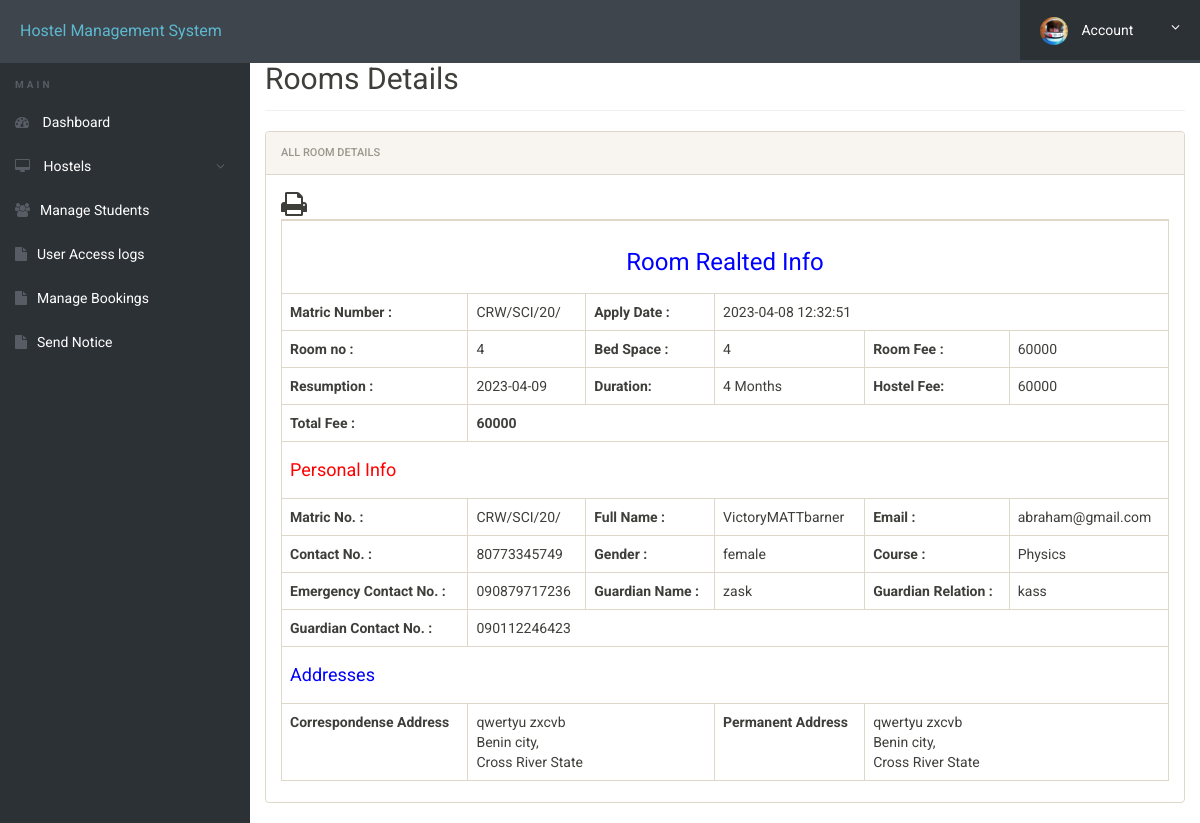
/hostel/admin/student-details.php (signed in), run on the app's committed database.
### tables this page shows
CREATE TABLE `registration` (
  `id` int(11) NOT NULL,
  `firstName` varchar(100) NOT NULL,
  `lastName` varchar(100) NOT NULL,
  `emailid` varchar(100) NOT NULL,
  `seater` varchar(100) NOT NULL,
  `feespm` varchar(100) NOT NULL,
  `middleName` varchar(100) NOT NULL,
  `stayfrom` varchar(100) NOT NULL,
  `duration` varchar(100) DEFAULT NULL,
  `course` varchar(100) DEFAULT NULL,
  `regno` varchar(100) DEFAULT NULL,
  `roomno` varchar(100) NOT NULL,
  `gender` varchar(100) DEFAULT NULL,
  `contactno` varchar(100) DEFAULT NULL,
  `egycontactno` varchar(100) DEFAULT NULL,
  `guardianName` varchar(100) DEFAULT NULL,
  `guardianRelation` varchar(100) DEFAULT NULL,
  `guardianContactno` varchar(100) DEFAULT NULL,
  `corresAddress` varchar(100) DEFAULT NULL,
  `corresCIty` varchar(100) DEFAULT NULL,
  `corresState` varchar(100) DEFAULT NULL,
  `pmntAddress` varchar(100) DEFAULT NULL,
  `pmntCity` varchar(100) DEFAULT NULL,
  `pmnatetState` varchar(100) DEFAULT NULL,
  `postingDate` varchar(100) NOT NULL DEFAULT current_timestamp()
);

### hostel/admin/student-details.php (the view, shortened to what this page needs)
<?php
include('includes/config.php');
?>
<!doctype html>
<html lang="en" class="no-js">
<head>
	<link rel="stylesheet" href="css/font-awesome.min.css">
	<link rel="stylesheet" href="css/bootstrap.min.css">
	<link rel="stylesheet" href="css/dataTables.bootstrap.min.css">
	<link rel="stylesheet" href="css/bootstrap-social.css">
	<link rel="stylesheet" href="css/bootstrap-select.css">
	<link rel="stylesheet" href="css/fileinput.min.css">
	<link rel="stylesheet" href="css/awesome-bootstrap-checkbox.css">
	<link rel="stylesheet" href="css/style.css">
	<link rel="stylesheet" href="css/font-awesome.min.css">
</head>
<body>
	<?php include('includes/header.php');?>
	<div class="ts-main-content">
			<?php include('includes/sidebar.php');?>
		<div class="content-wrapper">
			<div class="container-fluid">
				<div class="row" id="print">
					<div class="col-md-12">
						<h2 class="page-title" style="margin-top:4%">Rooms Details</h2>
						<div class="panel panel-default">
							<div class="panel-heading">All Room Details</div>
							<div class="panel-body">
			<table id="zctb" class="table table-bordered " cellspacing="0" width="100%" border="1">
						 <span style="float:left" ><i class="fa fa-print fa-2x" aria-hidden="true" OnClick="CallPrint(this.value)" style="cursor:pointer" title="Print the Report"></i></span>
									<tbody>
<?php
$aid=intval($_GET['regno']);
	$ret="select * from registration where (regno	=?)";
$stmt= $mysqli->prepare($ret) ;
$stmt->bind_param('s',$aid);
$stmt->execute() ;
$res=$stmt->get_result();
while($row=$res->fetch_object())
	  {
	  	?>
<tr>
<td colspan="6" style="text-align:center; color:blue"><h3>Room Realted Info</h3></td>
</tr>
<tr>
	<th>Matric Number :</th>
<td><?php echo $row->regno;?></td>
<th>Apply Date :</th>
<td colspan="3"><?php echo $row->postingDate;?></td>
</tr>
<tr>
<td><b>Room no :</b></td>
<td><?php echo $row->roomno;?></td>
<td><b>Bed Space :</b></td>
<td><?php echo $row->seater;?></td>
<td><b>Room Fee :</b></td>
<td><?php echo $fpm=$row->feespm;?></td>
</tr>
<tr>
<td><b>Resumption :</b></td>
<td><?php echo $row->stayfrom;?></td>
<td><b>Duration:</b></td>
<td><?php echo $dr=$row->duration;?> Months</td>
<th>Hostel Fee:</th>
<td><?php echo $hf=$fpm?></td>
</tr>
<tr>
<th>Total Fee :</th>
<th colspan="5"><?php echo $hf?></th>
</tr>
<tr>
<td colspan="6" style="color:red"><h4>Personal Info</h4></td>
</tr>
<tr>
<td><b>Matric No. :</b></td>
<td><?php echo $row->regno;?></td>
<td><b>Full Name :</b></td>
<td><?php echo $row->firstName ;?><?php echo $row->middleName ;?><?php echo $row-> lastName;?></td>
<td><b>Email :</b></td>
<td><?php echo $row->emailid;?></td>
</tr>
<tr>
<td><b>Contact No. :</b></td>
<td><?php echo $row->contactno;?></td>
<td><b>Gender :</b></td>
<td><?php echo $row->gender;?></td>
<td><b>Course :</b></td>
<td><?php echo $row->course;?></td>
</tr>
<tr>
<td><b>Emergency Contact No. :</b></td>
<td><?php echo $row->egycontactno;?></td>
<td><b>Guardian Name :</b></td>
<td><?php echo $row->guardianName;?></td>
<td><b>Guardian Relation :</b></td>
<td><?php echo $row->guardianRelation;?></td>
</tr>
<tr>
<td><b>Guardian Contact No. :</b></td>
<td colspan="6"><?php echo $row->guardianContactno;?></td>
</tr>
<tr>
<td colspan="6" style="color:blue"><h4>Addresses</h4></td>
</tr>
<tr>
<td><b>Correspondense Address</b></td>
<td colspan="2">
<?php echo $row->corresAddress;?><br />
<?php echo $row->corresCIty;?>, <?php echo $row->corresPincode;?><br />
<?php echo $row->corresState;?>
</td>
<td><b>Permanent Address</b></td>
<td colspan="2">
<?php echo $row->pmntAddress;?><br />
<?php echo $row->pmntCity;?>, <?php echo $row->pmntPincode;?><br />
<?php echo $row->pmnatetState;?>
</td>
</tr>
<?php
} ?>
</tbody>
</table>
</div>
</div>
</div>
</div>
</div>
</div>
</div>
</body>
</html>

### hostel/admin/css/style.css (style rules this page uses)
html { font-size: 14px; }
@media only screen and (min-width: 480px) { html { font-size: 17px; } }
@media only screen and (min-width: 768px) { html { font-size: 14px; } }
body { font-size: 1em; }
.panel { overflow: hidden; }
.page-title { padding-bottom: 15px; margin-bottom: 20px; border-bottom: 1px solid #f0f0f0; }
.ts-main-content .content-wrapper { padding-top: 15px; margin-top: 10px; }
@media only screen and (min-width: 992px) { .ts-main-content .content-wrapper { margin-left: 250px; } }

### data on the page
registration: regno "CRW/SCI/20/", postingDate "2023-04-08 12:32:51", roomno "4", seater "4", feespm "60000", stayfrom "2023-04-09", duration "4", firstName "Victory", middleName "MATT", lastName "barner", emailid "abraham@gmail.com", contactno "80773345749", gender "female", course "Physics", egycontactno "090879717236", guardianName "zask", guardianRelation "kass", guardianContactno "090112246423", corresAddress "qwertyu zxcvb", corresCIty "Benin city", corresState "Cross River State", pmntAddress "qwertyu zxcvb", pmntCity "Benin city", pmnatetState "Cross River State"
